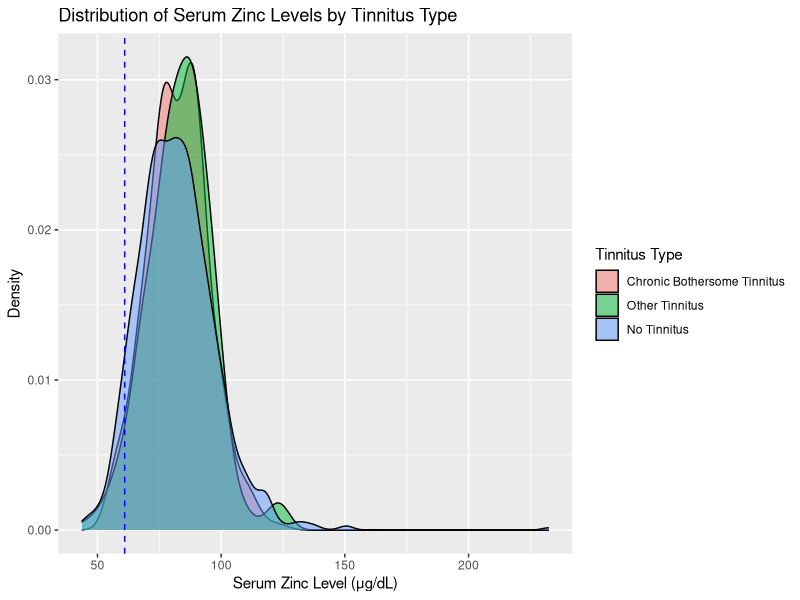
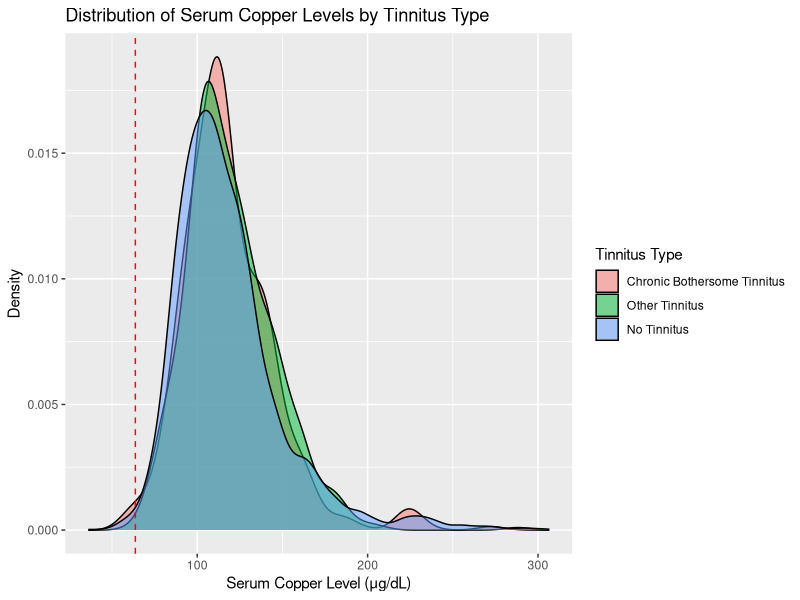
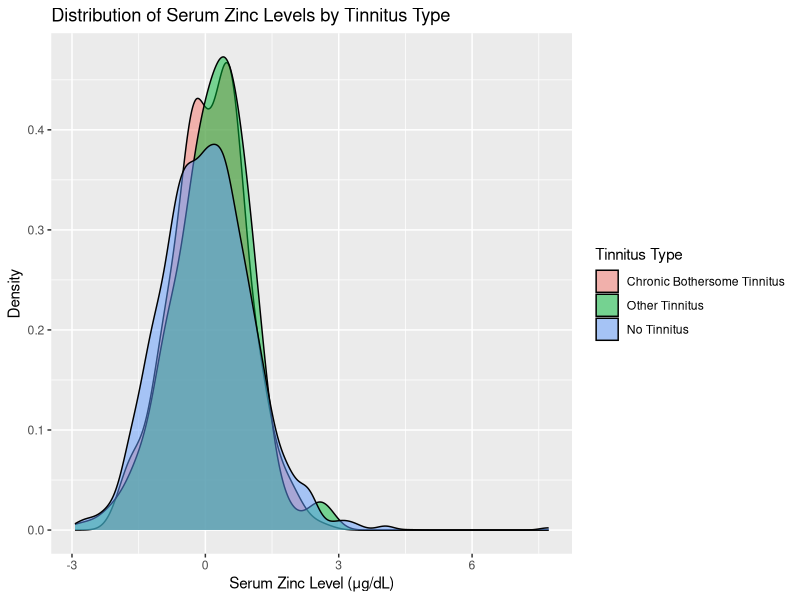
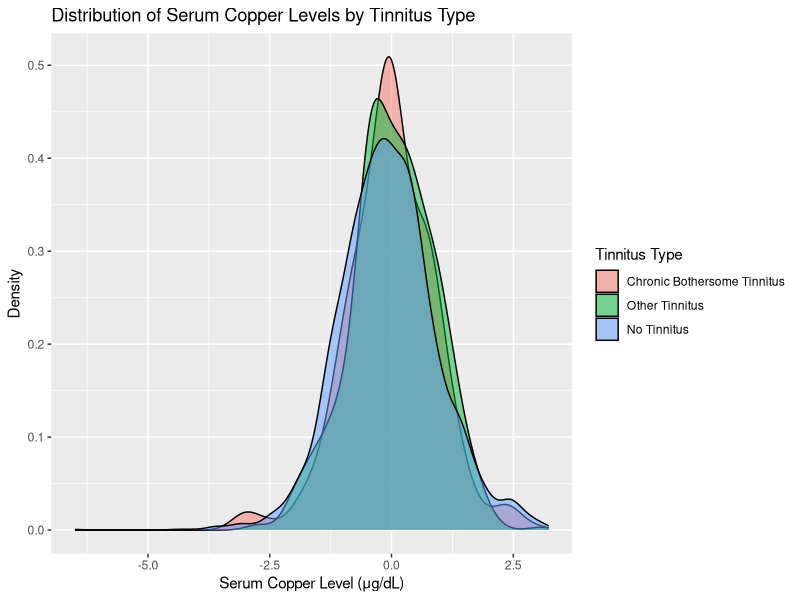
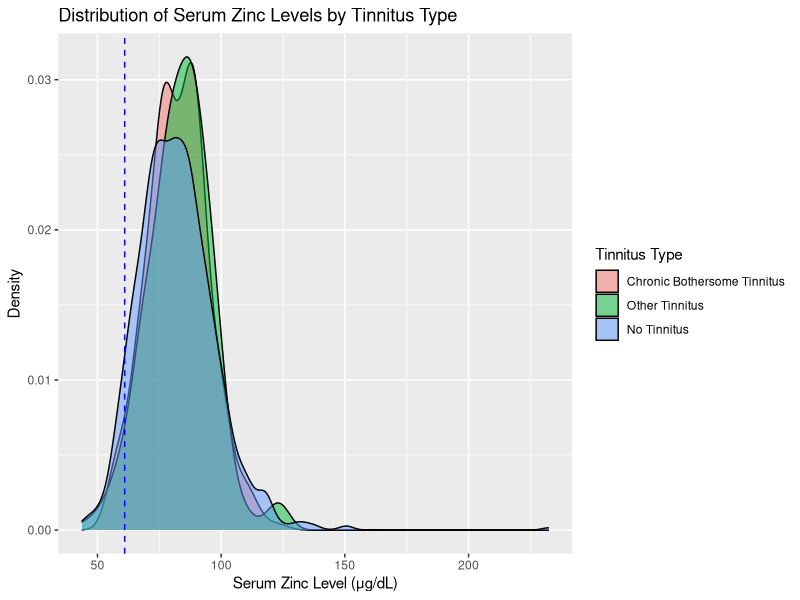
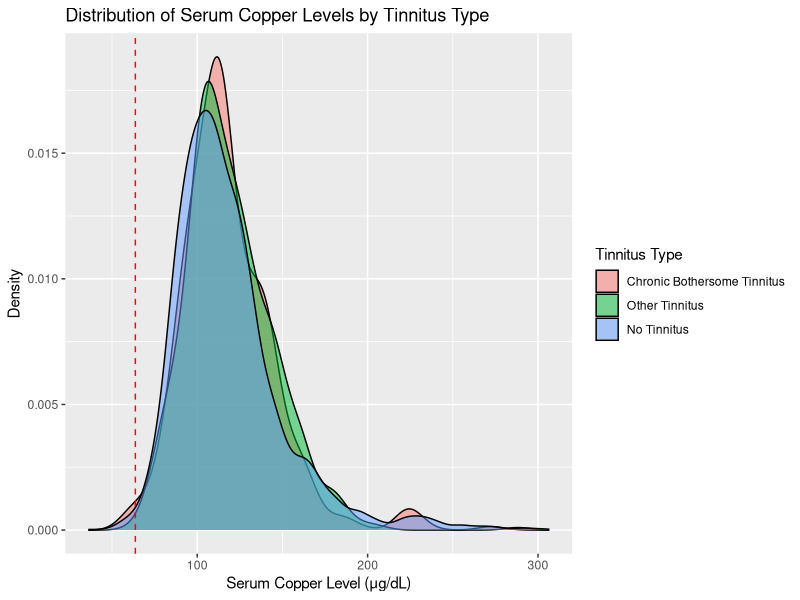
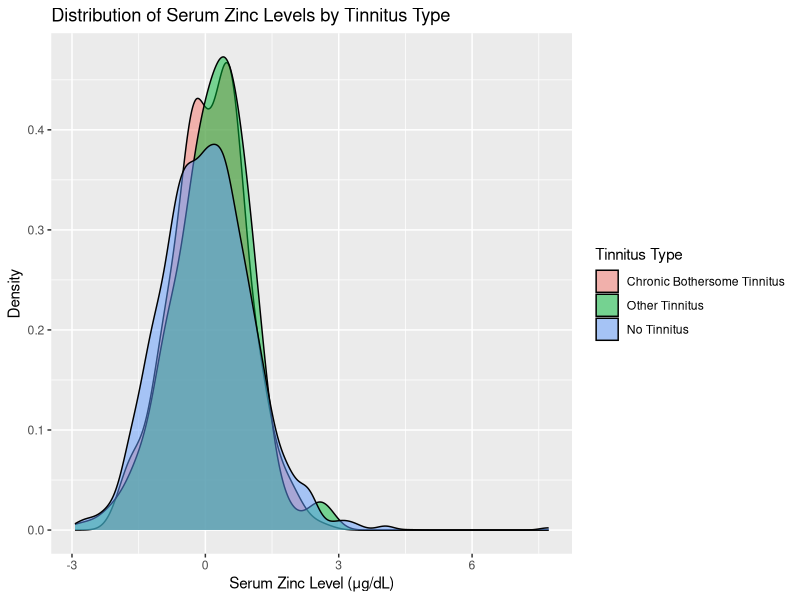

Here is the R script that generated these plots, in order:
## ---- chunk 1
library(foreign)
library(survey)
library(tidyverse)
library(stringr)
library(ggplot2)
library(nnet)
## ---- chunk 2
# grabbing our finalized data sheet from generated from our processing script earlier
df <- read.csv("../Data/processed_metal_data.csv")
## ---- chunk 3
# setting a var to factor and removing the csv artifact column
df$tinnitus_type <- as.factor(df$tinnitus_type)
df <- select(df, -X)
## ---- chunk 4
tinnitus_design <- svydesign(data = df, id = ~psu, strata = ~stratum, weights = ~combined_subsample_weight, nest = TRUE)
## ---- chunk 5
lmzn <- svyglm(normedZinc ~ tinnitus_type + age_group + ethnicity + sex + speech_in_noise, design = tinnitus_design)
summary(lmzn)


lmcu <- svyglm(normedCopper ~ tinnitus_type + age_group + ethnicity + sex + speech_in_noise, design = tinnitus_design)
summary(lmcu)

## ---- chunk 6
#We define the regression model using the weights from the survey design
logitzn <- multinom(tinnitus_type ~ normedZinc + age_group + ethnicity + sex + speech_in_noise, data = df, weights = tinnitus_design$prob.weights)

summary(logitzn)



logitcu <- multinom(tinnitus_type ~ normedCopper + age_group + ethnicity + sex + speech_in_noise, data = df, weights = tinnitus_design$prob.weights)

summary(logitcu)


## ---- chunk 7
# non-normalized density plots

ggplot(data = df) +
  geom_density(mapping = aes(x = zinc, weight = combined_subsample_weight, fill = tinnitus_type), alpha = .5) +
  geom_vline(xintercept = 61, color = "blue", linetype = 2) +
  scale_fill_discrete(labels = c("Chronic Bothersome Tinnitus", "Other Tinnitus", "No Tinnitus")) +
  labs(x = "Serum Zinc Level (\u03BCg/dL)", y = "Density", title = "Distribution of Serum Zinc Levels by Tinnitus Type", fill = "Tinnitus Type")
ggsave("../Output/Figures/Prelim_Zinc_Figure.png")


ggplot(data = df) +
  geom_density(mapping = aes(x = copper, weight = combined_subsample_weight, fill = tinnitus_type), alpha = .5) +
  geom_vline(xintercept = 63.7, color = "red", linetype = 2) +
  scale_fill_discrete(labels = c("Chronic Bothersome Tinnitus", "Other Tinnitus", "No Tinnitus")) +
  labs(x = "Serum Copper Level (\u03BCg/dL)", y = "Density", title = "Distribution of Serum Copper Levels by Tinnitus Type", fill = "Tinnitus Type")
ggsave("../Output/Figures/Prelim_Copper_Figure.png")

## ---- chunk 8
ggplot(data = df) +
  geom_density(mapping = aes(x = normedZinc, weight = combined_subsample_weight, fill = tinnitus_type), alpha = .5) +
  #geom_vline(xintercept = 61, color = "blue", linetype = 2) +
  scale_fill_discrete(labels = c("Chronic Bothersome Tinnitus", "Other Tinnitus", "No Tinnitus")) +
  labs(x = "Serum Zinc Level (\u03BCg/dL)", y = "Density", title = "Distribution of Serum Zinc Levels by Tinnitus Type", fill = "Tinnitus Type")
ggsave("../Output/Figures/Prelim_Zinc_Figure_Normed.png")


ggplot(data = df) +
  geom_density(mapping = aes(x = normedCopper, weight = combined_subsample_weight, fill = tinnitus_type), alpha = .5) +
#  geom_vline(xintercept = 63.7, color = "red", linetype = 2) +
  scale_fill_discrete(labels = c("Chronic Bothersome Tinnitus", "Other Tinnitus", "No Tinnitus")) +
  labs(x = "Serum Copper Level (\u03BCg/dL)", y = "Density", title = "Distribution of Serum Copper Levels by Tinnitus Type", fill = "Tinnitus Type")
#ggsave("../Output/Figures/Prelim_Copper_Figure.png")
## ---- chunk 9
weighted_sextest <- svychisq(~tinnitus_type + sex, design = tinnitus_design)
weighted_sextest$observed
weighted_sextest


weighted_agetest <- svychisq(~tinnitus_type + age_group, design = tinnitus_design)
weighted_agetest$observed
weighted_agetest


weighted_ethtest <- svychisq(~tinnitus_type + ethnicity, design = tinnitus_design)
weighted_ethtest$observed
weighted_ethtest
